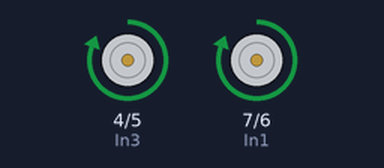
Bench run of a sketch on a simulated Arduino Uno, built with avr-gcc and run on an emulated ATmega328P. Parts: motor-driver pin pairs drawn as motors (green arrow = first pin HIGH = forward, orange = second pin HIGH = backward, longer = more drive).

Above: at 2.5 s.
At 5.05 s:
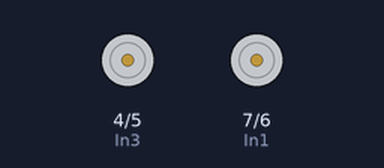
Timing chart, 0 to 6.6 s (numbered marks = the images above):
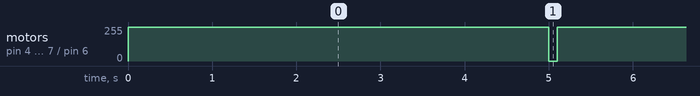

Measured:
- by itself, motor on pin 4 (In3) / pin 5 (In4), motor on pin 7 (In1) / pin 6 (In2): alternates forward 255/255 for 5.0 s and stopped for 0.10 s

The sketch:

MotorWorking.ino
```cpp
int In1=7;
int In2=6;
int In3=4;
int In4=5;
void setup()
{
  pinMode(In1,OUTPUT);
  pinMode(In2,OUTPUT);
  pinMode(In3,OUTPUT);
  pinMode(In4,OUTPUT);
}
void loop()
{
    digitalWrite(In1,HIGH);
    digitalWrite(In2,LOW);
    digitalWrite(In3,HIGH);
    digitalWrite(In4,LOW);
    delay(5000);
    digitalWrite (In1, LOW);
    digitalWrite (In2, LOW);
    digitalWrite (In3, LOW);
    digitalWrite (In4, LOW);
    delay (100);
}
```
